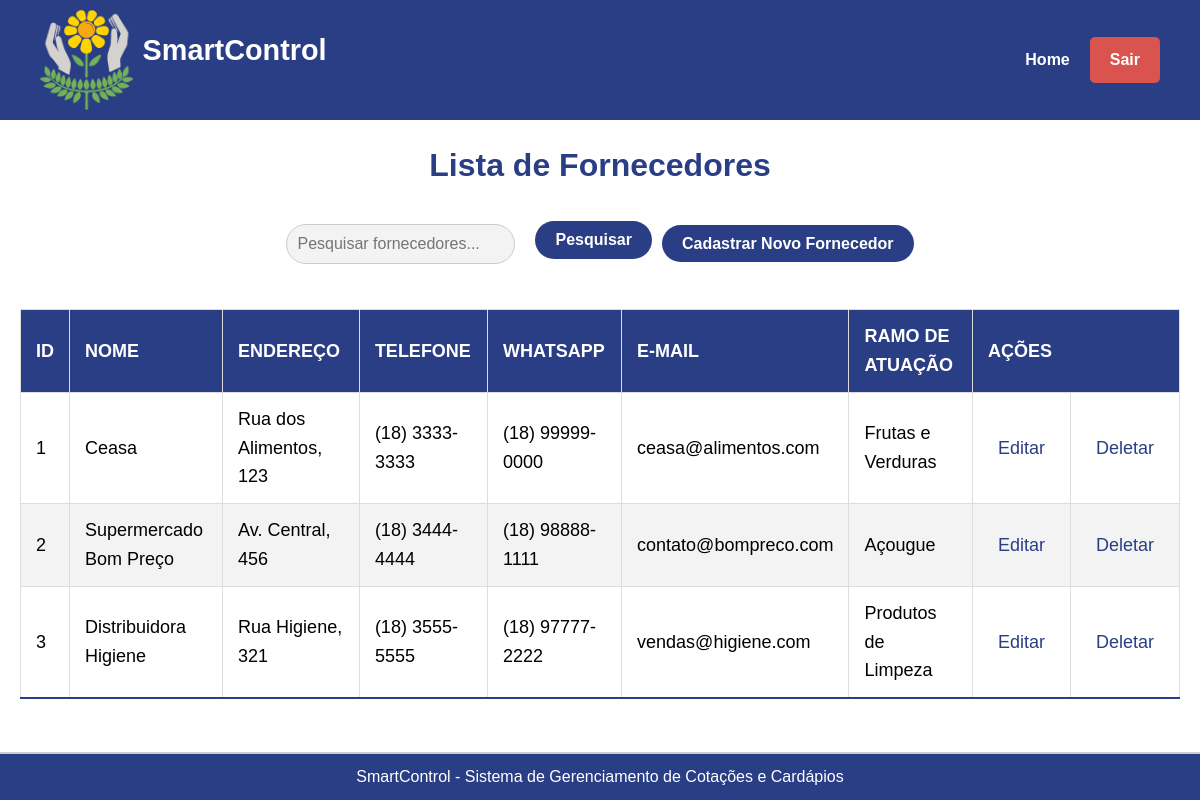
Screenshot of /assets/view/pages/fornecedores/listarFornecedores/listarFornecedores.php with the database file from the repository.
### tables this page shows
CREATE TABLE `fornecedores` (
  `id` int(11) NOT NULL,
  `nome` varchar(100) NOT NULL,
  `endereco` varchar(255) DEFAULT NULL,
  `telefone` varchar(15) DEFAULT NULL,
  `whatsapp` varchar(15) DEFAULT NULL,
  `email` varchar(100) DEFAULT NULL,
  `ramo_atuacao` varchar(100) DEFAULT NULL,
  `data_criacao` timestamp NOT NULL DEFAULT current_timestamp()
);

### assets/model/pdo/DataBase.php (called while the page is built, shortened)
<?php
class Database {
    private $host = 'localhost';
    private $dbname = 'sistema_apae';
    private $username = 'root';
    private $password = '';
    public $conn;
    public function __construct()
    {
        try {
            $this->conn = new PDO("mysql:host=$this->host;dbname=$this->dbname", $this->username, $this->password);
            $this->conn->setAttribute(PDO::ATTR_ERRMODE, PDO::ERRMODE_EXCEPTION);
        } catch (PDOException $exception) {
            echo "Erro na conexão: " . $exception->getMessage();
        }
    }
    public function read($table, $columns = "*", $id = null) {
        $sql = "SELECT $columns FROM $table";
        try {
            $stmt = $this->conn->prepare($sql);
            $stmt->execute();
            return $stmt->fetchAll(PDO::FETCH_ASSOC);
        } catch (PDOException $exception) {
            echo "Erro ao ler: " . $exception->getMessage();
            return false;
        }
    }
}
?>

### assets/controller/fornecedorController.php (called while the page is built, shortened)
<?php
require_once __DIR__ . '/../model/pdo/DataBase.php';
require_once __DIR__ . '/../model/Fornecedor.php';
class ControladorFornecedor{
    private $bd;
    public function __construct() {
        $this->bd = new Database();
    }
    public function verFornecedor(){
        $todosFornecedores = $this->bd->read("fornecedores");
        $arr = [];
        foreach($todosFornecedores as $fornecedor){
            $novoFornecedor = new Fornecedor($fornecedor['id'], $fornecedor['nome'],$fornecedor['endereco'], $fornecedor['telefone'], $fornecedor['whatsapp'], $fornecedor['email'], $fornecedor['ramo_atuacao'], $fornecedor['data_criacao']);
            $arr[] = $novoFornecedor;
        }
        return $arr;
    }
}
?>

### assets/model/Fornecedor.php (called while the page is built, shortened)
<?php
class Fornecedor {
    private $id;
    private $nome;
    private $endereco;
    private $telefone;
    private $whatsapp;
    private $email;
    private $ramo_atuacao;
    public function __construct($id, $nome, $endereco, $telefone, $whatsapp, $email, $ramo_atuacao, $data_criacao) {
        $this->id = $id;
        $this->nome = $nome;
        $this->endereco = $endereco;
        $this->telefone = $telefone;
        $this->whatsapp = $whatsapp;
        $this->email = $email;
        $this->ramo_atuacao = $ramo_atuacao;
    }
    public function getId() {
        return $this->id;
    }
    public function getNome() {
        return $this->nome;
    }
    public function getEndereco() {
        return $this->endereco;
    }
    public function getTelefone() {
        return $this->telefone;
    }
    public function getWhatsapp() {
        return $this->whatsapp;
    }
    public function getEmail() {
        return $this->email;
    }
    public function getRamo() {
        return $this->ramo_atuacao;
    }
}
?>

### assets/view/pages/fornecedores/listarFornecedores/listarFornecedores.php (the view, shortened to what this page needs)
<?php
require_once __DIR__ . "/../../../../controller/fornecedorController.php";
$controler = new ControladorFornecedor();
?>
<!DOCTYPE html>
<html lang="pt-br">
<head>
    <link rel="stylesheet" href="../style.css">
</head>
<body>
<header>
    <section class="header-container">
        <section class="logo-container">
            <img src="../../../../../src/logo_sem_fundo.png" alt="Logo do SmartControl" class="logo">
            <h1 class="system-name">SmartControl</h1>
        </section>
        <section class="user-info">
            <a href="../../principal.php" class="home-btn">Home</a>
            <a href="logout.php" class="logout-btn">Sair</a>
        </section>
    </section>
</header>
<main>
    <h1>Lista de Fornecedores</h1>
    <section class="search">
        <input type="text" name="search" placeholder="Pesquisar fornecedores...">
        <button type="submit">Pesquisar</button>
        <section class="add-product">
            <a href="../cadastroFornecedores/cadFornecedores.php" class="add-product-btn">Cadastrar Novo Fornecedor</a>
        </section>
    </section>
    <table>
        <thead>
            <tr>
                <th>ID</th>
                <th>Nome</th>
                <th>Endereço</th>
                <th>Telefone</th>
                <th>WhatsApp</th>
                <th>E-mail</th>
                <th>Ramo de Atuação</th>
                <th colspan="2">Ações</th>
            </tr>
        </thead>
        <tbody>
            <?php
            if ($controler->verFornecedor()) {
                $fornecedores = $controler->verFornecedor();
                foreach ($fornecedores as $fornecedor) {
                    echo "<tr>";
                    echo "<td>{$fornecedor->getId()}</td>";
                    echo "<td>{$fornecedor->getNome()}</td>";
                    echo "<td>{$fornecedor->getEndereco()}</td>";
                    echo "<td>{$fornecedor->getTelefone()}</td>";
                    echo "<td>{$fornecedor->getWhatsapp()}</td>";
                    echo "<td>{$fornecedor->getEmail()}</td>";
                    echo "<td>{$fornecedor->getRamo()}</td>";
                    echo "<td><a href='../editarFornecedores/editFornecedores.php?id={$fornecedor->getId()}'>Editar</a></td>";
                    echo "<td><a href='../deleteFornecedores/delFornecedores.php?id={$fornecedor->getId()}'>Deletar</a></td>";
                    echo "</tr>";
                }
            }
            ?>
        </tbody>
    </table>
</main>
<footer>
    <p>SmartControl - Sistema de Gerenciamento de Cotações e Cardápios</p>
</footer>
</body>
</html>

### assets/view/pages/fornecedores/style.css (style rules this page uses)
h1 { color: #2a3e85; text-align: center; margin-bottom: 20px; }
main { display: flex; justify-content: center; align-items: center; flex-direction: column; padding: 20px; }
button { padding: 10px 20px; border: none; border-radius: 4px; background-color: #2a3e85; color: #fff; font-size: 1rem; cursor: pointer; transition: background-color 0.3s ease; align-self: flex-end; }
table { width: 100%; border-collapse: collapse; margin: 20px 0; font-size: 18px; text-align: left; }
table thead tr { background-color: #2a3e85; color: #ffffff; text-align: left; font-weight: bold; }
table th, table td { padding: 12px 15px; border: 1px solid #dddddd; }
table tbody tr { border-bottom: 1px solid #dddddd; }
table tbody tr:nth-of-type(even) { background-color: #f3f3f3; }
table tbody tr:last-of-type { border-bottom: 2px solid #2a3e85; }
.search { display: flex; align-items: baseline; justify-content: center; margin-bottom: 20px; }
.search input[type="text"] { flex: 1; padding: 10px; margin-right: 10px; border: 1px solid #ccc; border-radius: 40px; max-width: 300px; }
.search button { padding: 10px 20px; border: none; border-radius: 40px; background-color: #2a3e85; color: #fff; font-size: 1rem; cursor: pointer; margin: 10px; transition: background-color 0.3s ease; }
.home-btn, .add-product-btn { padding: 10px 20px; border: none; border-radius: 4px; background-color: #2a3e85; color: #fff; font-size: 1rem; cursor: pointer; text-decoration: none; transition: background-color 0.3s ease; }
.add-product { margin-top: 20px; text-align: right; }
footer { background-color: #2a3e85; color: #ffffff; text-align: center; padding: 10px 0; position: fixed; bottom: 0; width: 100%; }
table tbody td a { padding: 5px 10px; border-radius: 4px; color: #2a3e85; text-decoration: none; transition: background-color 0.3s ease; }
button, .add-product-btn, .home-btn { border-radius: 40px; font-weight: bold; }
footer { border-top: 2px solid #ccc; }
table th { text-transform: uppercase; }

### assets/view/pages/global.css (style rules this page uses)
* { margin: 0; padding: 0; box-sizing: border-box; font-family: 'Arial', sans-serif; }
body { background-color: #ffffff; height: 100vh; display: flex; flex-direction: column; min-height: 100vh; line-height: 1.6; }
header { background-color: #2a3e85; color: #fff; padding: 10px 20px; height: 15%; width: 100%; align-items: center; display: flex; }
.logo-container { display: flex; align-items: center; }
.logo { height: 100px; width: auto; margin-right: 10px; }
.system-name { font-size: 1.8rem; font-weight: bold; color: #ffffff; }
.user-info { display: flex; align-items: center; }
.header-container { width: 100%; padding: 10px 20px; display: flex; align-items: center; justify-content: space-between; }
.logout-btn { background-color: #d9534f; color: white; padding: 10px 20px; text-decoration: none; border-radius: 5px; font-weight: bold; transition: background-color 0.3s ease; }
input, select { width: 86%; padding: 8px; border: none; border-radius: 10px; background-color: #f3f3f3; font-size: 1rem; outline: none; transition: background-color 0.3s ease; }
button { padding: 15px; border: none; border-radius: 10px; background-color: #2a3e85; color: #ffffff; font-size: 1rem; font-weight: bold; cursor: pointer; margin-top: 20px; transition: background-color 0.3s ease; }
footer { text-align: center; padding: 20px; background-color: #2a3e85; color: #fff; width: 100%; position: fixed; bottom: 0; }

### rows the page displays
fornecedores: id "1", nome "Ceasa", endereco "Rua dos Alimentos, 123", telefone "(18) 3333-3333", whatsapp "(18) 99999-0000", email "ceasa@alimentos.com", ramo_atuacao "Frutas e Verduras"
fornecedores: id "2", nome "Supermercado Bom Preço", endereco "Av. Central, 456", telefone "(18) 3444-4444", whatsapp "(18) 98888-1111", email "contato@bompreco.com", ramo_atuacao "Açougue"
fornecedores: id "3", nome "Distribuidora Higiene", endereco "Rua Higiene, 321", telefone "(18) 3555-5555", whatsapp "(18) 97777-2222", email "vendas@higiene.com", ramo_atuacao "Produtos de Limpeza"
